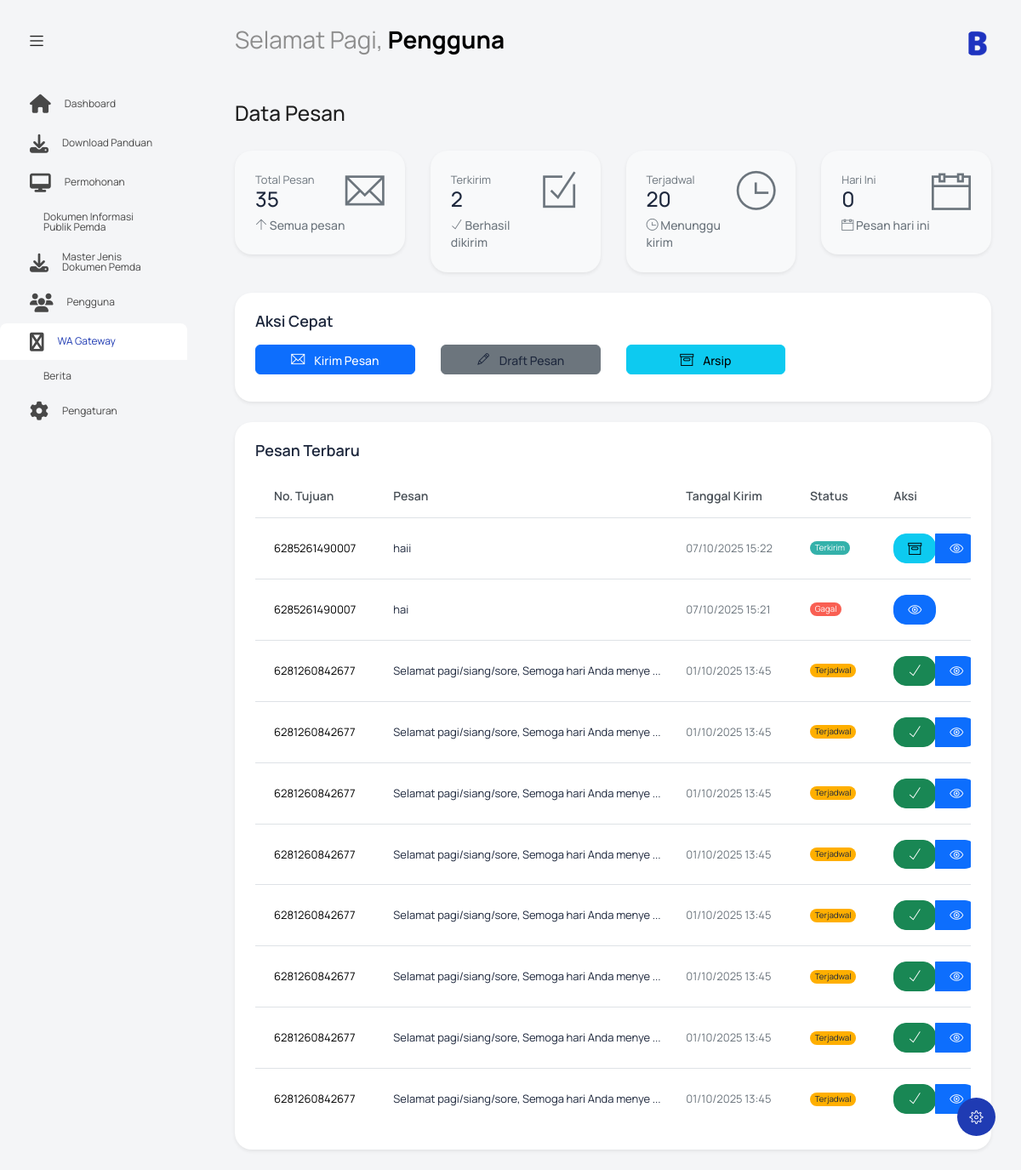
Page /index.php?controller=wagateway&action=index (signed in) on the committed database.
### tables this page shows
CREATE TABLE `wagateway` (
  `id_wagateway` int NOT NULL,
  `no_tujuan` varchar(20) NOT NULL,
  `pesan` text NOT NULL,
  `tanggal_kirim` datetime DEFAULT NULL,
  `status` varchar(20) DEFAULT 'Terjadwal'
);

### controllers/WAGatewayController.php (called while the page is built, shortened)
<?php
require_once 'models/WAGatewayModel.php';
class WAGatewayController {
    private $model;
    public function __construct() {
        $this->model = new WAGatewayModel();
    }
    public function index() {
        $stats = $this->model->getMessageStats();
        $recentMessages = $this->model->getAllMessages();
        $recentMessages = array_slice($recentMessages, 0, 10);
        include 'views/wagateway/index.php';
    }
}
?>

### models/WAGatewayModel.php (called while the page is built, shortened)
<?php
class WAGatewayModel {
    private $conn;
    private $table = "wagateway";
    public function __construct() {
        $database = new Database();
        $this->conn = $database->getConnection();
    }
    public function getAllMessages() {
        $query = "SELECT * FROM " . $this->table . " ORDER BY tanggal_kirim DESC";
        $stmt = $this->conn->prepare($query);
        $stmt->execute();
        return $stmt->fetchAll(PDO::FETCH_ASSOC);
    }
    public function getMessageStats() {
        $stats = [];
        $query = "SELECT COUNT(*) as total FROM " . $this->table;
        $stmt = $this->conn->prepare($query);
        $stmt->execute();
        $stats['total'] = $stmt->fetch(PDO::FETCH_ASSOC)['total'];
        $statuses = ['terkirim', 'terjadwal', 'arsip', 'gagal'];
        foreach($statuses as $status) {
            $query = "SELECT COUNT(*) as count FROM " . $this->table . " WHERE status = :status";
            $stmt = $this->conn->prepare($query);
            $stmt->bindParam(':status', $status);
            $stmt->execute();
            $stats[$status] = $stmt->fetch(PDO::FETCH_ASSOC)['count'];
        }
        $query = "SELECT COUNT(*) as today FROM " . $this->table . " WHERE DATE(tanggal_kirim) = CURDATE()";
        $stmt = $this->conn->prepare($query);
        $stmt->execute();
        $stats['today'] = $stmt->fetch(PDO::FETCH_ASSOC)['today'];
        return $stats;
    }
}
?>

### config/koneksi.php (called while the page is built, shortened)
<?php
class Database {
    private $host = "localhost";
    private $username = "root";
    private $password = "";
    private $database = "ppid_mandailing";
    public function getConnection() {
        $this->conn = null;
        try {
            $this->conn = new PDO("mysql:host=" . $this->host . ";dbname=" . $this->database, $this->username, $this->password);
            $this->conn->exec("set names utf8");
            $this->conn->setAttribute(PDO::ATTR_ERRMODE, PDO::ERRMODE_EXCEPTION);
            $this->conn->setAttribute(PDO::ATTR_DEFAULT_FETCH_MODE, PDO::FETCH_ASSOC);
        } catch(PDOException $exception) {
            error_log("Database connection error: " . $exception->getMessage());
        }
        return $this->conn;
    }
}
?>

### views/wagateway/index.php (the view, shortened to what this page needs)
<?php include('template/header.php'); ?>
<body class="with-welcome-text">
  <div class="container-scroller">
    <?php include 'template/navbar.php'; ?>
    <div class="container-fluid page-body-wrapper">
      <?php include 'template/setting_panel.php'; ?>
      <?php include 'template/sidebar.php'; ?>
      <div class="main-panel">
        <div class="content-wrapper">
          <div class="row">
            <div class="col-md-12 grid-margin">
              <div class="row">
                <div class="col-12 col-xl-8 mb-4 mb-xl-0">
                  <h3 class="font-weight-bold">Data Pesan</h3>
                </div>
              </div>
            </div>
          </div>
          <div class="row">
            <div class="col-md-6 col-lg-3 mb-4">
              <div class="card bg-light text-dark border-0 shadow-sm">
                <div class="card-body">
                  <div class="d-flex">
                    <div class="flex-grow-1">
                      <p class="mb-0 text-muted">Total Pesan</p>
                      <h3 class="mb-2 number-font"><?= $stats['total'] ?? 0 ?></h3>
                      <p class="text-muted mb-0 font-weight-medium small">
                        <i class="ti-arrow-up"></i>
                        Semua pesan
                      </p>
                    </div>
                    <div class="ms-auto">
                      <i class="ti-email icon-lg text-muted"></i>
                    </div>
                  </div>
                </div>
              </div>
            </div>
            <div class="col-md-6 col-lg-3 mb-4">
              <div class="card bg-light text-dark border-0 shadow-sm">
                <div class="card-body">
                  <div class="d-flex">
                    <div class="flex-grow-1">
                      <p class="mb-0 text-muted">Terkirim</p>
                      <h3 class="mb-2 number-font"><?= $stats['terkirim'] ?? 0 ?></h3>
                      <p class="text-muted mb-0 font-weight-medium small">
                        <i class="ti-check"></i>
                        Berhasil dikirim
                      </p>
                    </div>
                    <div class="ms-auto">
                      <i class="ti-check-box icon-lg text-muted"></i>
                    </div>
                  </div>
                </div>
              </div>
            </div>
            <div class="col-md-6 col-lg-3 mb-4">
              <div class="card bg-light text-dark border-0 shadow-sm">
                <div class="card-body">
                  <div class="d-flex">
                    <div class="flex-grow-1">
                      <p class="mb-0 text-muted">Terjadwal</p>
                      <h3 class="mb-2 number-font"><?= $stats['terjadwal'] ?? 0 ?></h3>
                      <p class="text-muted mb-0 font-weight-medium small">
                        <i class="ti-time"></i>
                        Menunggu kirim
                      </p>
                    </div>
                    <div class="ms-auto">
                      <i class="ti-time icon-lg text-muted"></i>
                    </div>
                  </div>
                </div>
              </div>
            </div>
            <div class="col-md-6 col-lg-3 mb-4">
              <div class="card bg-light text-dark border-0 shadow-sm">
                <div class="card-body">
                  <div class="d-flex">
                    <div class="flex-grow-1">
                      <p class="mb-0 text-muted">Hari Ini</p>
                      <h3 class="mb-2 number-font"><?= $stats['today'] ?? 0 ?></h3>
                      <p class="text-muted mb-0 font-weight-medium small">
                        <i class="ti-calendar"></i>
                        Pesan hari ini
                      </p>
                    </div>
                    <div class="ms-auto">
                      <i class="ti-calendar icon-lg text-muted"></i>
                    </div>
                  </div>
                </div>
              </div>
            </div>
          </div>
          <div class="row">
            <div class="col-md-12 mb-4">
              <div class="card border-0 shadow-sm">
                <div class="card-body">
                  <h4 class="card-title text-dark">Aksi Cepat</h4>
                  <div class="row justify-content-center">
                    <div class="col-md-3 mb-2">
                      <a href="index.php?controller=wagateway&action=pesan_keluar" class="btn btn-primary btn-block">
                        <i class="ti-email me-2"></i>
                        Kirim Pesan
                      </a>
                    </div>
                    <div class="col-md-3 mb-2">
                      <a href="index.php?controller=wagateway&action=draft" class="btn btn-secondary btn-block">
                        <i class="ti-pencil me-2"></i>
                        Draft Pesan
                      </a>
                    </div>
                    <div class="col-md-3 mb-2">
                      <a href="index.php?controller=wagateway&action=arsip" class="btn btn-info btn-block">
                        <i class="ti-archive me-2"></i>
                        Arsip
                      </a>
                    </div>
                    <div class="col-md-3 mb-2">
                    </div>
                  </div>
                </div>
              </div>
            </div>
          </div>
          <div class="row">
            <div class="col-md-12">
              <div class="card border-0 shadow-sm">
                <div class="card-body">
                  <h4 class="card-title text-dark">Pesan Terbaru</h4>
                  <div class="table-responsive">
                    <table class="table table-hover">
                      <thead>
                        <tr class="text-muted">
                          <th>No. Tujuan</th>
                          <th>Pesan</th>
                          <th>Tanggal Kirim</th>
                          <th>Status</th>
                          <th>Aksi</th>
                        </tr>
                      </thead>
                      <tbody>
                        <?php if(!empty($recentMessages)): ?>
                          <?php foreach($recentMessages as $message): ?>
                            <tr>
                              <td><?= htmlspecialchars($message['no_tujuan']) ?></td>
                              <td>
                                <div class="message-preview text-dark">
                                  <?= htmlspecialchars(substr($message['pesan'], 0, 50)) ?>
                                  <?= strlen($message['pesan']) > 50 ? '...' : '' ?>
                                </div>
                              </td>
                              <td class="text-muted"><?= date('d/m/Y H:i', strtotime($message['tanggal_kirim'])) ?></td>
                              <td>
                                <?php
                                $badgeClass = 'badge bg-light text-dark';
                                $statusText = ucfirst($message['status']);
                                switch($message['status']) {
                                  case 'terkirim':
                                    $badgeClass = 'badge bg-success text-white';
                                    $statusText = 'Terkirim';
                                    break;
                                  case 'terjadwal':
                                    $badgeClass = 'badge bg-warning text-dark';
                                    $statusText = 'Terjadwal';
                                    break;
                                  case 'gagal':
                                    $badgeClass = 'badge bg-danger text-white';
                                    $statusText = 'Gagal';
                                    break;
                                }
                                ?>
                                <span class="<?= $badgeClass ?>"><?= $statusText ?></span>
                              </td>
                              <td>
                                <div class="btn-group" role="group">
                                  <?php if($message['status'] === 'terjadwal'): ?>
                                    <form method="POST" action="index.php?controller=wagateway&action=draft" style="display:inline;">
                                      <button type="submit" class="btn btn-sm btn-success" onclick="return confirm('Kirim pesan sekarang?')">
                                        <i class="ti-check"></i>
                                      </button>
                                    </form>
                                  <?php endif; ?>
                                  <?php if($message['status'] === 'terkirim'): ?>
                                    <form method="POST" action="index.php?controller=wagateway&action=pesan_keluar" style="display:inline;">
                                      <button type="submit" class="btn btn-sm btn-info" onclick="return confirm('Arsipkan pesan ini?')">
                                        <i class="ti-archive"></i>
                                      </button>
                                    </form>
                                  <?php endif; ?>
                                  <button class="btn btn-sm btn-primary" onclick="viewMessage(<?= $message['id_wagateway'] ?>)">
                                    <i class="ti-eye"></i>
                                  </button>
                                </div>
                              </td>
                            </tr>
                          <?php endforeach; ?>
                        <?php else: ?>
                          <tr>
                            <td colspan="5" class="text-center text-muted">Belum ada pesan</td>
                          </tr>
                        <?php endif; ?>
                      </tbody>
                    </table>
                  </div>
                </div>
              </div>
            </div>
          </div>
        </div>
      </div>
    </div>
  </div>
</body>
</html>

### views/wagateway/index.php (style rules this page uses)
.message-preview { max-width: 300px; word-wrap: break-word; }
.bg-light { background-color: #f8f9fa !important; }
.text-muted { color: #6c757d !important; }
.btn-block { width: 100%; }
.badge { font-size: 0.75em; padding: 0.3em 0.6em; }
.card { border: 1px solid #e9ecef; transition: box-shadow 0.15s ease; }
.table { color: #495057; }
.table th { border-top: 0; color: #495057; font-weight: 600; }
.table td { vertical-align: middle; }
.btn { border-radius: 0.375rem; padding: 0.5rem 1rem; font-weight: 500; }
.btn-primary { background-color: #0d6efd; border-color: #0d6efd; }
.btn-secondary { background-color: #6c757d; border-color: #6c757d; }
.btn-success { background-color: #198754; border-color: #198754; }
.btn-info { background-color: #0dcaf0; border-color: #0dcaf0; color: #000; }

### rows in the picture
wagateway: no_tujuan "6285261490007", pesan "haii", tanggal_kirim "07/10/2025 15:22", status "Terkirim"
wagateway: no_tujuan "6285261490007", pesan "hai", tanggal_kirim "07/10/2025 15:21", status "Gagal"
wagateway: no_tujuan "6281260842677", pesan "Selamat pagi/siang/sore, Semoga hari Anda menye", tanggal_kirim "01/10/2025 13:45", status "Terjadwal"
wagateway: no_tujuan "6281260842677", pesan "Selamat pagi/siang/sore, Semoga hari Anda menye", tanggal_kirim "01/10/2025 13:45", status "Terjadwal"
wagateway: no_tujuan "6281260842677", pesan "Selamat pagi/siang/sore, Semoga hari Anda menye", tanggal_kirim "01/10/2025 13:45", status "Terjadwal"
wagateway: no_tujuan "6281260842677", pesan "Selamat pagi/siang/sore, Semoga hari Anda menye", tanggal_kirim "01/10/2025 13:45", status "Terjadwal"
wagateway: no_tujuan "6281260842677", pesan "Selamat pagi/siang/sore, Semoga hari Anda menye", tanggal_kirim "01/10/2025 13:45", status "Terjadwal"
wagateway: no_tujuan "6281260842677", pesan "Selamat pagi/siang/sore, Semoga hari Anda menye", tanggal_kirim "01/10/2025 13:45", status "Terjadwal"
wagateway: no_tujuan "6281260842677", pesan "Selamat pagi/siang/sore, Semoga hari Anda menye", tanggal_kirim "01/10/2025 13:45", status "Terjadwal"
wagateway: no_tujuan "6281260842677", pesan "Selamat pagi/siang/sore, Semoga hari Anda menye", tanggal_kirim "01/10/2025 13:45", status "Terjadwal"

### other values in the picture
$greeting "Selamat Pagi"
$nama "Pengguna"
$stats['total'] "35"
$stats['terkirim'] "2"
$stats['terjadwal'] "20"
$stats['today'] "0"
